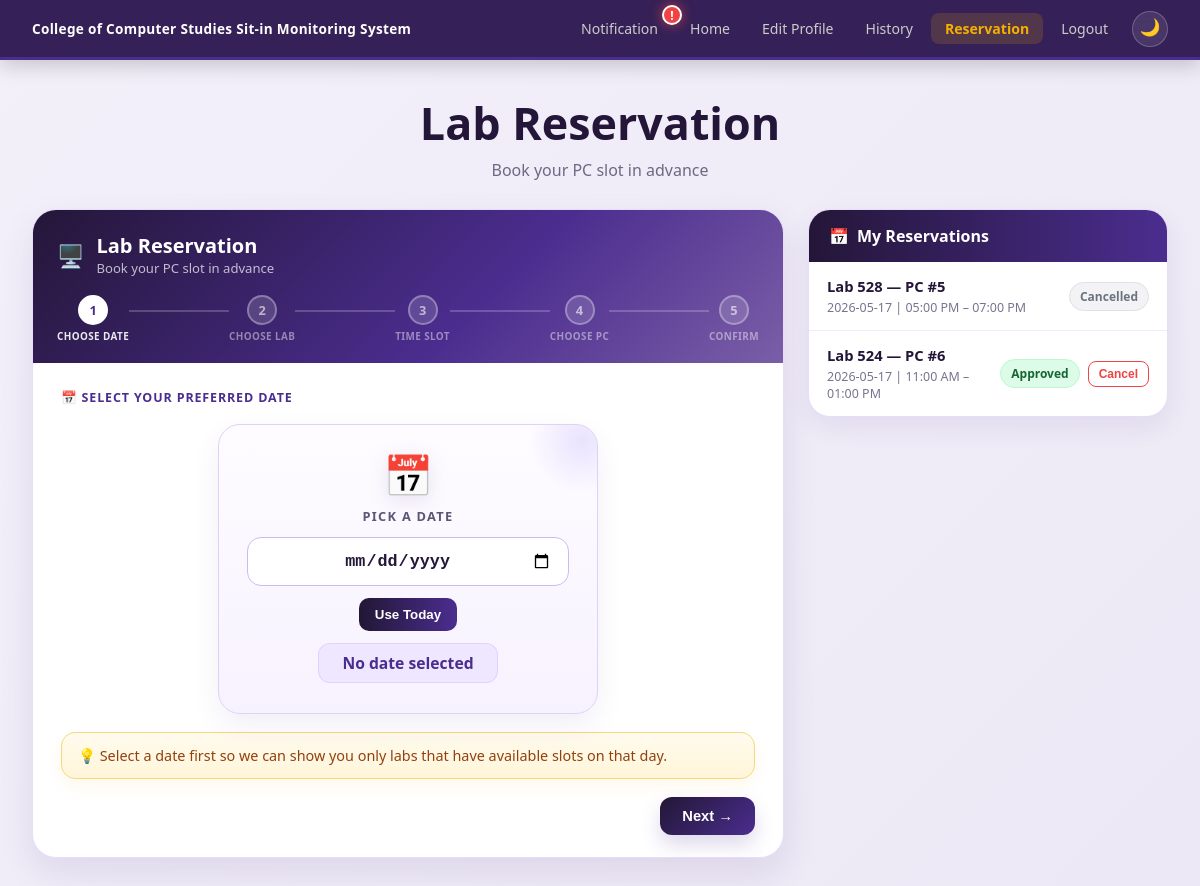
The app's page /student/reservation (signed in), older data.
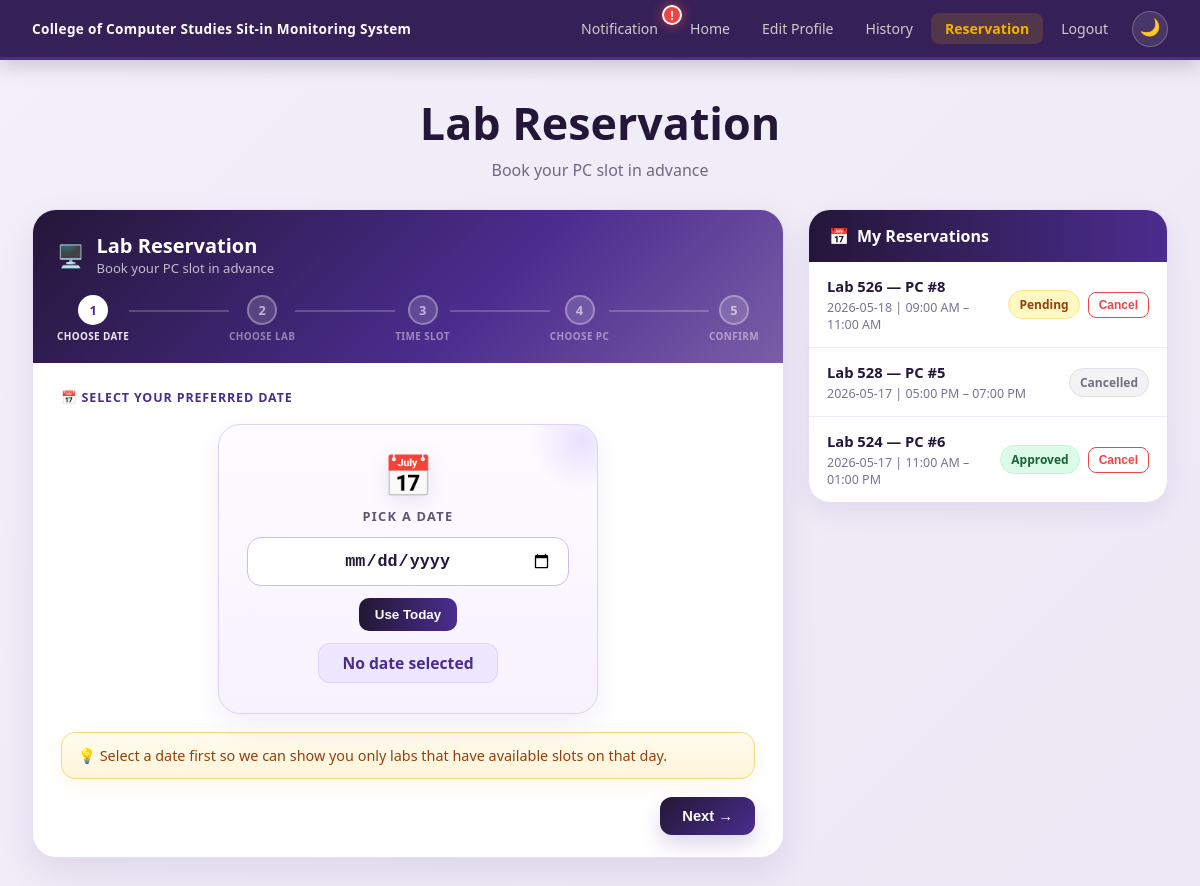
The same page, newer data.
### app.py (models this page shows)
class Reservation(db.Model):
    id = db.Column(db.Integer, primary_key=True)
    student_id = db.Column(db.Integer, db.ForeignKey('student.id'), nullable=False)
    student_name = db.Column(db.String(150), nullable=False)
    student_id_number = db.Column(db.String(50), nullable=False)
    lab = db.Column(db.String(50), nullable=False)
    date = db.Column(db.String(20), nullable=False)
    time_slot = db.Column(db.String(100), nullable=False)
    pc_number = db.Column(db.Integer, nullable=False)
    status = db.Column(db.String(20), default='Pending')
    created_at = db.Column(
        db.String(50),
        default=lambda: datetime.now().strftime('%Y-%m-%d %H:%M:%S')
    )
    student = db.relationship('Student', backref='reservations')

### app.py (the view)
@app.route('/reservation')
@app.route('/student/reservation')
def reservation():
    if 'student_id' not in session:
        return redirect(url_for('login'))
    student = Student.query.get_or_404(session['student_id'])
    reservations = Reservation.query.filter_by(
        student_id=student.id
    ).order_by(Reservation.id.desc()).all()
    announcements, notif_reservations, feedback_notifications = \
        get_student_notification_data(student)
    return render_template(
        'reservation.html',
        reservations=reservations,
        student=student,
        announcements=announcements,
        notif_reservations=notif_reservations,
        feedback_notifications=feedback_notifications
    )

### templates/reservation.html (shortened to what the changed rows need)
<!DOCTYPE html>
<html lang="en">
<head>
    <link rel="stylesheet" href="{{ url_for('static', filename='style.css') }}">
</head>
<body class="dashboard-page">
<div class="rsv-page-wrap">
    <div class="rsv-page-hero">
        <h1 class="rsv-page-title">Lab Reservation</h1>
    </div>
    <div class="rsv-layout">
        <div class="rsv-my-reservations">
            <div id="myReservationsList">
                {% if reservations %}
                    {% for r in reservations[:5] %}
                    <div class="rsv-item">
                        <div class="rsv-item-left">
                            <div class="rsv-item-title">{{ r.lab }} — PC #{{ r.pc_number }}</div>
                            <div class="rsv-item-meta">{{ r.date }} | {{ r.time_slot }}</div>
                        </div>
                        <div class="rsv-item-right">
                            {% if r.status == 'Approved' %}
                                <span class="rsv-status rsv-status-approved">Approved</span>
                                <form method="POST" action="{{ url_for('cancel_reservation', reservation_id=r.id) }}" style="display:inline">
                                    <button type="submit" class="rsv-cancel-btn" onclick="return confirm('Cancel this reservation?')">Cancel</button>
                                </form>
                            {% elif r.status == 'Pending' %}
                                <span class="rsv-status rsv-status-pending">Pending</span>
                                <form method="POST" action="{{ url_for('cancel_reservation', reservation_id=r.id) }}" style="display:inline">
                                    <button type="submit" class="rsv-cancel-btn" onclick="return confirm('Cancel this reservation?')">Cancel</button>
                                </form>
                            {% else %}
                                <span class="rsv-status rsv-status-cancelled">Cancelled</span>
                            {% endif %}
                        </div>
                    </div>
                    {% endfor %}
                {% else %}
                    <div class="rsv-empty-state">No reservations yet.</div>
                {% endif %}
            </div>
        </div>
    </div>
</div>
</body>
</html>

Row changes from the older to the newer data that the page shows:
added Reservation: lab "Lab 526", pc_number "8", date "2026-05-18", time_slot "09:00 AM – 11:00 AM"
